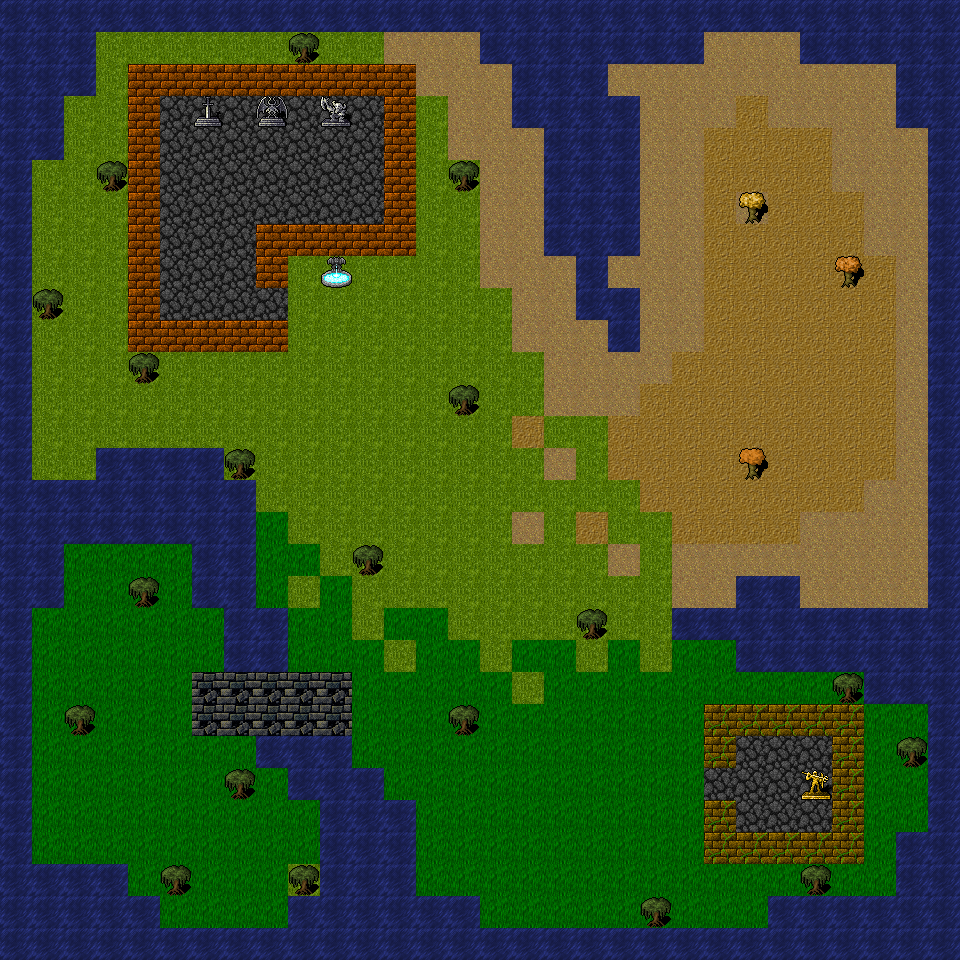

This game map was drawn from its Tiled (.tmx) file and the tilesets committed beside it. A one-line description and the full map source follow:
An orthogonal 30x30 tile map with 32x32 px tiles, 2 tile layers (Background, Collision).

<map version="1.2" tiledversion="1.2.3" orientation="orthogonal" renderorder="right-down" width="30" height="30" tilewidth="32" tileheight="32" infinite="0" nextlayerid="5" nextobjectid="1">
 <tileset firstgid="1" source="RPGTileset.tsx" />
 <layer id="4" name="Background" width="30" height="30">
  <data encoding="csv">
283,283,283,283,283,283,283,283,283,283,283,283,283,283,283,283,283,283,283,283,283,283,283,283,283,283,283,283,283,283,
283,283,283,283,283,283,283,283,283,283,283,283,517,517,517,283,283,283,283,283,283,515,517,517,517,283,283,283,283,283,
283,283,283,283,283,283,283,283,283,283,283,283,283,517,517,517,283,283,283,517,517,517,517,517,517,517,517,517,283,283,
283,283,283,283,283,151,151,151,151,151,151,151,283,283,517,517,283,283,283,283,517,517,517,311,517,517,517,517,517,283,
283,283,283,283,283,151,151,151,151,151,151,151,283,283,517,517,517,283,283,283,517,517,311,311,311,311,517,517,517,283,
283,283,283,283,283,151,151,151,151,151,151,151,283,283,283,517,517,283,283,283,517,517,311,311,311,311,517,517,517,517,
283,283,283,283,283,151,151,151,151,151,151,151,283,283,283,517,517,283,283,283,517,517,311,517,311,311,311,517,517,283,
283,283,283,283,283,151,151,151,283,283,283,283,283,283,283,517,517,283,283,283,517,517,311,311,311,311,311,517,517,283,
283,283,283,283,283,151,151,151,283,283,283,283,283,283,283,517,517,517,283,517,517,517,311,311,311,311,311,311,517,517,
283,283,283,283,283,151,151,151,151,283,283,283,283,283,283,283,517,517,283,517,517,517,311,311,311,311,311,311,517,517,
283,283,283,283,283,283,283,283,283,283,283,283,283,283,283,283,517,517,517,283,517,517,311,311,311,311,311,311,517,517,
283,283,283,283,283,283,283,283,283,283,283,283,283,283,283,283,283,517,517,517,517,311,311,311,311,311,311,311,517,517,
283,283,283,283,283,283,283,283,283,283,283,283,283,283,283,283,283,517,517,517,311,311,311,311,311,311,311,311,517,283,
283,283,283,283,283,283,283,283,283,283,283,283,283,283,283,283,311,283,283,311,311,311,311,311,311,311,311,311,517,517,
283,283,283,283,283,283,283,283,283,283,283,283,283,283,283,283,283,517,283,311,311,311,311,311,311,311,311,311,517,283,
283,283,283,283,283,283,283,283,283,283,283,283,283,283,283,283,283,283,283,283,311,311,311,311,311,311,311,517,517,283,
283,283,283,283,283,283,283,283,286,283,283,283,283,283,283,283,517,283,311,283,283,311,311,311,311,517,517,517,517,283,
283,283,286,286,286,286,283,283,286,286,283,283,283,283,283,283,283,283,283,517,283,517,517,517,517,517,517,517,517,283,
283,283,286,286,286,286,286,283,286,283,286,283,283,283,283,283,283,283,283,283,283,517,517,283,283,517,517,517,517,283,
283,286,286,286,286,286,286,283,286,286,286,283,286,286,283,283,283,283,283,283,283,283,283,283,283,283,283,283,283,283,
283,286,286,286,286,286,286,283,283,286,286,286,283,286,286,283,286,286,283,286,283,286,286,283,283,283,283,283,283,283,
283,286,286,286,286,286,1037,1037,1037,1037,1037,286,286,286,286,286,283,286,286,286,286,286,286,286,286,286,286,283,283,283,
283,286,286,286,286,286,1037,1037,1037,1037,1037,286,286,286,286,286,286,286,286,286,286,286,283,283,283,283,283,286,286,283,
283,286,286,286,286,286,286,286,286,283,283,286,286,286,286,286,286,286,286,286,286,286,283,151,151,151,283,286,286,283,
283,286,286,286,286,286,286,286,286,283,283,283,286,286,286,286,286,286,286,286,286,286,151,151,151,151,283,286,286,283,
283,286,286,286,286,286,286,286,286,286,283,283,283,286,286,286,286,286,286,286,286,286,283,151,151,151,283,286,286,283,
283,286,286,286,286,286,286,286,286,286,283,283,283,286,286,286,286,286,286,286,286,286,283,283,283,283,283,286,286,283,
283,286,286,283,286,286,286,286,286,283,283,283,283,286,286,286,286,286,286,286,286,286,286,286,286,286,286,286,283,283,
283,286,283,283,283,286,286,286,286,283,283,283,283,283,286,286,286,286,286,286,286,286,286,286,283,283,283,283,283,283,
283,283,283,283,283,283,283,283,283,283,283,283,283,283,283,283,283,283,283,283,283,283,283,283,283,283,283,283,283,283
</data>
 </layer>
 <layer id="3" name="Collision" width="30" height="30">
  <data encoding="csv">
272,272,272,272,272,272,272,272,272,272,272,272,272,272,272,272,272,272,272,272,272,272,272,272,272,272,272,272,272,272,
272,272,272,0,0,0,0,0,0,844,0,0,0,0,0,272,272,272,272,272,272,272,0,0,0,272,272,272,272,272,
272,272,272,0,1011,1011,1011,1011,1011,1011,1011,1011,1011,0,0,0,272,272,272,0,0,0,0,0,0,0,0,0,272,272,
272,272,0,0,1011,0,814,0,805,0,802,0,1011,0,0,0,272,272,272,272,0,0,0,0,0,0,0,0,272,272,
272,272,0,0,1011,0,0,0,0,0,0,0,1011,0,0,0,0,272,272,272,0,0,0,0,0,0,0,0,0,272,
272,0,0,844,1011,0,0,0,0,0,0,0,1011,0,844,0,0,272,272,272,0,0,0,0,0,0,0,0,0,272,
272,0,0,0,1011,0,0,0,0,0,0,0,1011,0,0,0,0,272,272,272,0,0,0,849,0,0,0,0,0,272,
272,0,0,0,1011,0,0,0,1011,1011,1011,1011,1011,0,0,0,0,272,272,272,0,0,0,0,0,0,0,0,0,272,
272,0,0,0,1011,0,0,0,1011,0,776,0,0,0,0,0,0,0,272,0,0,0,0,0,0,0,850,0,0,272,
272,844,0,0,1011,0,0,0,0,0,0,0,0,0,0,0,0,0,272,272,0,0,0,0,0,0,0,0,0,272,
272,0,0,0,1011,1011,1011,1011,1011,0,0,0,0,0,0,0,0,0,0,272,0,0,0,0,0,0,0,0,0,272,
272,0,0,0,844,0,0,0,0,0,0,0,0,0,0,0,0,0,0,0,0,0,0,0,0,0,0,0,0,272,
272,0,0,0,0,0,0,0,0,0,0,0,0,0,844,0,0,0,0,0,0,0,0,0,0,0,0,0,0,272,
272,0,0,0,0,0,0,0,0,0,0,0,0,0,0,0,0,0,0,0,0,0,0,0,0,0,0,0,0,272,
272,0,0,272,272,272,272,844,0,0,0,0,0,0,0,0,0,0,0,0,0,0,0,847,0,0,0,0,0,272,
272,272,272,272,272,272,272,272,0,0,0,0,0,0,0,0,0,0,0,0,0,0,0,0,0,0,0,0,0,272,
272,272,272,272,272,272,272,272,0,0,0,0,0,0,0,0,0,0,0,0,0,0,0,0,0,0,0,0,0,272,
272,272,0,0,0,0,272,272,0,0,0,844,0,0,0,0,0,0,0,0,0,0,0,0,0,0,0,0,0,272,
272,272,0,0,844,0,272,272,0,0,0,0,0,0,0,0,0,0,0,0,0,0,0,272,272,0,0,0,0,272,
272,0,0,0,0,0,0,272,272,0,0,0,0,0,0,0,0,0,844,0,0,272,272,272,272,272,272,272,272,272,
272,0,0,0,0,0,0,272,272,0,0,0,0,0,0,0,0,0,0,0,0,0,0,272,272,272,272,272,272,272,
272,0,0,0,0,0,0,0,0,0,0,0,0,0,0,0,0,0,0,0,0,0,0,0,0,0,844,272,272,272,
272,0,844,0,0,0,0,0,0,0,0,0,0,0,844,0,0,0,0,0,0,0,1007,1007,1007,1007,1007,0,0,272,
272,0,0,0,0,0,0,0,272,272,272,0,0,0,0,0,0,0,0,0,0,0,1007,0,0,0,1007,0,844,272,
272,0,0,0,0,0,0,844,0,272,272,272,0,0,0,0,0,0,0,0,0,0,0,0,0,857,1007,0,0,272,
272,0,0,0,0,0,0,0,0,0,272,272,272,0,0,0,0,0,0,0,0,0,1007,0,0,0,1007,0,0,272,
272,0,0,0,0,0,0,0,0,0,272,272,272,0,0,0,0,0,0,0,0,0,1007,1007,1007,1007,1007,0,272,272,
272,272,272,272,0,844,0,0,0,844,272,272,272,0,0,0,0,0,0,0,0,0,0,0,0,844,0,0,272,272,
272,272,272,272,272,0,0,0,0,272,272,272,272,272,272,0,0,0,0,0,844,0,0,0,272,272,272,272,272,272,
272,272,272,272,272,272,272,272,272,272,272,272,272,272,272,272,272,272,272,272,272,272,272,272,272,272,272,272,272,272
</data>
 </layer>
</map>
